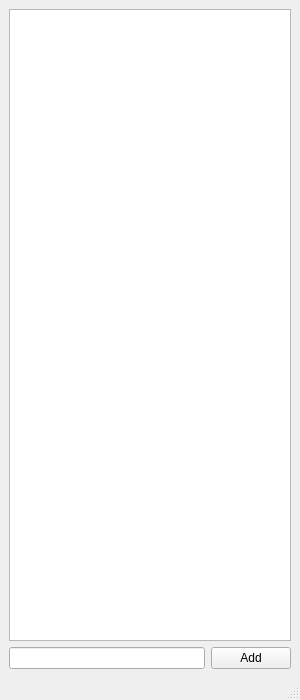
<?xml version="1.0" encoding="UTF-8"?>
<ui version="4.0">
 <class>MainWindow</class>
 <widget class="QMainWindow" name="MainWindow">
  <property name="geometry">
   <rect>
    <x>0</x>
    <y>0</y>
    <width>300</width>
    <height>700</height>
   </rect>
  </property>
  <property name="windowTitle">
   <string>MainWindow</string>
  </property>
  <widget class="QWidget" name="centralwidget">
   <layout class="QHBoxLayout" name="horizontalLayout_2">
    <item>
     <layout class="QVBoxLayout" name="verticalLayout">
      <item>
       <widget class="QListWidget" name="taskList"/>
      </item>
      <item>
       <layout class="QHBoxLayout" name="horizontalLayout">
        <item>
         <widget class="QLineEdit" name="taskInput"/>
        </item>
        <item>
         <widget class="QPushButton" name="addButton">
          <property name="enabled">
           <bool>true</bool>
          </property>
          <property name="text">
           <string>Add</string>
          </property>
         </widget>
        </item>
       </layout>
      </item>
     </layout>
    </item>
   </layout>
  </widget>
  <widget class="QMenuBar" name="menubar">
   <property name="geometry">
    <rect>
     <x>0</x>
     <y>0</y>
     <width>300</width>
     <height>33</height>
    </rect>
   </property>
  </widget>
  <widget class="QStatusBar" name="statusbar"/>
 </widget>
 <resources/>
 <connections/>
</ui>
